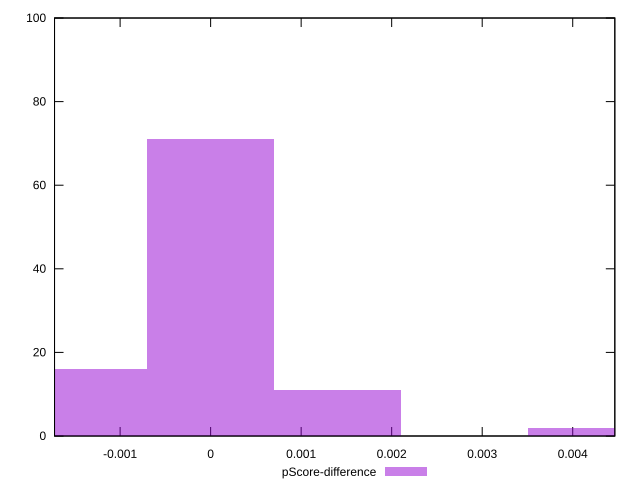

The gnuplot source for this figure:
reset

$pScoreDifference <<EOF
0.0014034863508325514 11
0 71
-0.0014034863508325514 16
0.004210459052497654 2
EOF

set key outside below
set boxwidth 0.0014034863508325514
set xrange [-0.00172443132791438:0.004465081522968714]
set yrange [0:100]
set trange [0:100]
set style fill transparent solid 0.5 noborder
set terminal svg size 640, 490 enhanced background rgb 'white'
set output "reprap/cumulative-layout-shift/samples/pages+cached/pScore-difference/histogram.svg"

plot $pScoreDifference title "pScore-difference" with boxes

reset
